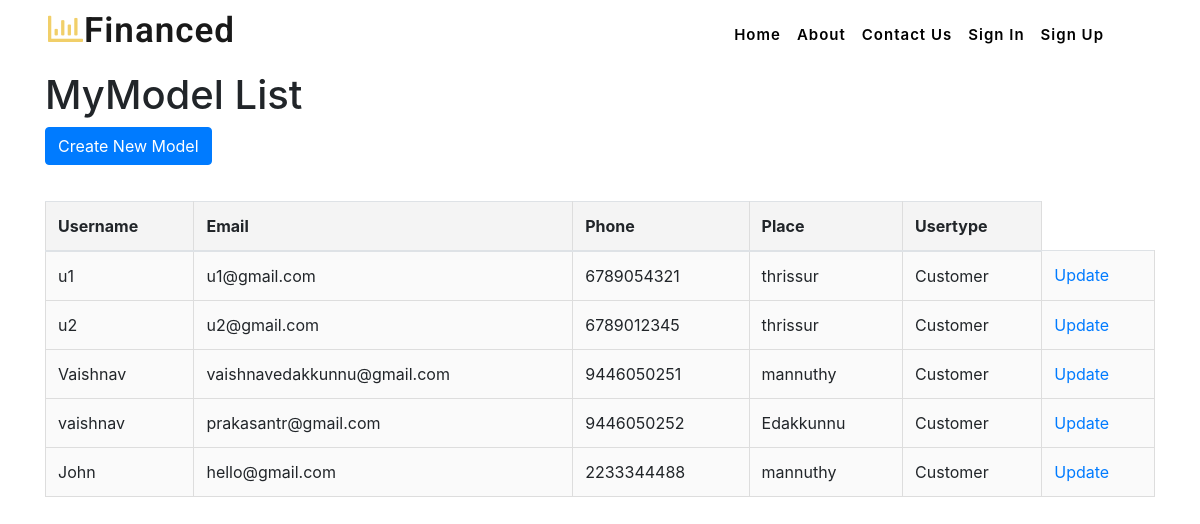
Before: /model_list with the older database file.
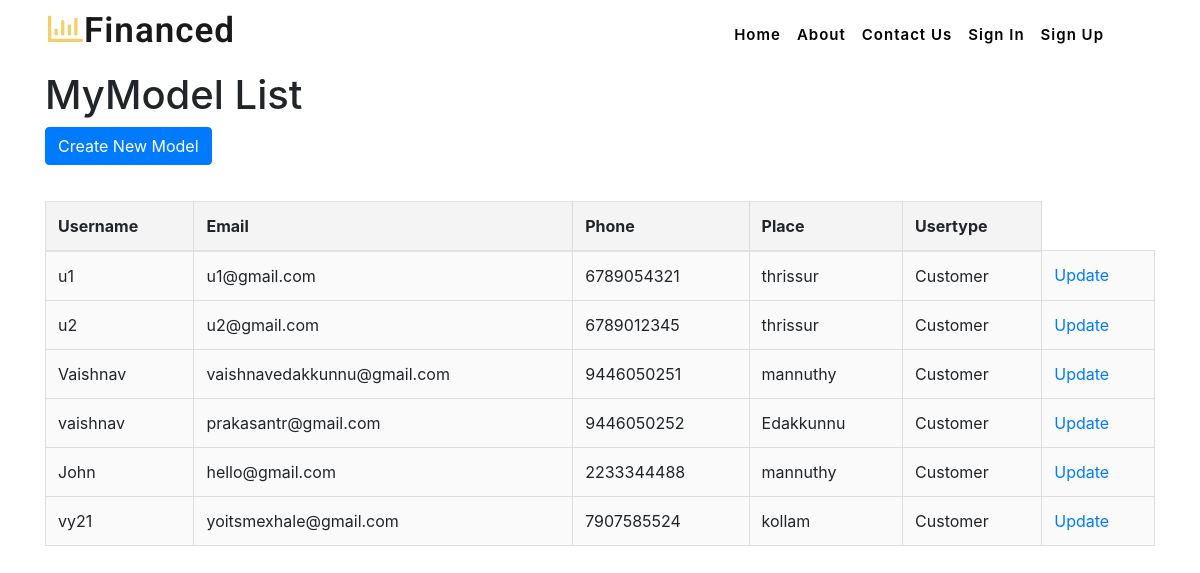
After: the same page with the newer database file.
### user_app/models.py (models this page shows)
class users(AbstractUser):
    usertype = models.IntegerField(default=1)
    DISTRICTS_CHOICES = [
        ('Alappuzha', 'Alappuzha'),
        ('Ernakulam', 'Ernakulam'),
        ('Idukki', 'Idukki'),
        ('Kannur', 'Kannur'),
        ('Kasaragod', 'Kasaragod'),
        ('Kollam', 'Kollam'),
        ('Kottayam', 'Kottayam'),
        ('Kozhikode', 'Kozhikode'),
        ('Malappuram', 'Malappuram'),
        ('Palakkad', 'Palakkad'),
        ('Pathanamthitta', 'Pathanamthitta'),
        ('Thiruvananthapuram', 'Thiruvananthapuram'),
        ('Thrissur', 'Thrissur'),
        ('Wayanad', 'Wayanad'),
    ]
    username = models.CharField(max_length=150, unique=True)
    full_name = models.CharField(max_length=255)
    email = models.EmailField(unique=True)
    address = models.TextField()
    phone = models.CharField(max_length=15)
    place = models.CharField(max_length=100)
    district = models.CharField(max_length=50, choices=DISTRICTS_CHOICES)
    image = models.ImageField(upload_to='profile_images/', null=True, blank=True)

### user_app/views.py (the view)
# urls.py: path('model_list', MyModelListView.as_view(), name='model_list'),
class MyModelListView(ListView):
    model = users
    template_name = 'model_list.html'
    context_object_name = 'mymodels'
    def get_queryset(self):
        return users.objects.filter(is_superuser=False)

### user_app/templates/model_list.html (shortened to what this page needs)
{% load static %}
{% include 'header.html' %}
<!DOCTYPE html>
<html lang="en">
    <head>
        <link href="https://stackpath.bootstrapcdn.com/bootstrap/4.5.2/css/bootstrap.min.css" rel="stylesheet">
    </head>
    <body>
        <div class="container">
            <h1>MyModel List</h1>
            <a href="{% url 'model_create' %}" class="btn btn-primary mb-3">Create New Model</a>
            <table class="table table-striped">
                <thead>
                    <tr>
                        <th>Username</th>
                        <th>Email</th>
                        <th>Phone</th>
                        <th>Place</th>
                        <th>Usertype</th>
                    </tr>
                </thead>
                <tbody>
                    {% for mymodel in mymodels %}
                        <tr>
                            <td>{{ mymodel.username }}</td>
                            <td>{{ mymodel.email }}</td>
                            <td>{{ mymodel.phone }}</td>
                            <td>{{ mymodel.place }}</td>
                            <td> {% if mymodel.usertype == 0 %}
                                Customer
                            {% elif mymodel.usertype == 2 %}
                                Shop Owner
                            {% else %}
                                Unknown
                            {% endif %}</td>
                            <td><a href="{% url 'model_update' mymodel.id %}">Update</a></td>
                        </tr>
                    {% endfor %}
                </tbody>
            </table>
        </div>
    </body>
</html>

### user_app/templates/header.html (shortened to what this page needs)
{% load static %}
<!DOCTYPE html>
<html lang="zxx">
<head>
    <link rel="stylesheet" href="{% static 'css/styles.css' %}">
<link rel="stylesheet" href="{% static 'css/bootstrap.css' %}">
<link rel="stylesheet" href="{% static 'css/personal_report.css' %}">
<link rel="stylesheet" href="{% static 'css/owl.carousel.css' %}" type="text/css" media="all">
<link rel="stylesheet" href="{% static 'css/owl.theme.css' %}" type="text/css" media="all">
<link rel="stylesheet" href="{% static 'css/style.css' %}" type="text/css" media="all">
<link rel="stylesheet" href="{% static 'css/login.css' %}" type="text/css" media="all">
<link rel="stylesheet" href="{% static 'css/reg.css' %}" type="text/css" media="all">
<link rel="stylesheet" href="{% static 'css/tax.css' %}" type="text/css" media="all">
<link rel="stylesheet" href="{% static 'css/fontawesome-all.css' %}">
<link rel="stylesheet" href="{% static 'css/owl.carousel.min.css' %}">
<link rel="stylesheet" href="{% static 'css/owl.theme.default.min.css' %}">
</head>
<body>
	<header>
    <nav class="navbar navbar-expand-lg navbar-light px-sm-5 px-3 py-0">
        <h1>
            <a class="navbar-brand py-2" href="/">
                <i class="far fa-chart-bar"></i>Financed
            </a>
        </h1>
        <div class="collapse navbar-collapse" id="navbarSupportedContent">
            <ul class="navbar-nav ml-auto px-xl-5 px-lg-4 py-4">
                {% if request.session.ut == 0 %}
                    <li class="nav-item ml-3"><a class="nav-link" href="/">Home</a></li>
                    <li class="nav-item ml-3"><a class="nav-link" href="/profile">Profile</a></li>
                    <li class="nav-item ml-3"><a class="nav-link" href="/view_categories">Category</a></li>
                    <li class="nav-item ml-3"><a class="nav-link" href="/tax_slab_list">Tax Slab</a></li>
                    <li class="nav-item ml-3"><a class="nav-link" href="/budget_list">Budget List</a></li>
                    <li class="nav-item ml-3"><a class="nav-link" href="/income_list">List income</a></li>
                    <li class="nav-item ml-3"><a class="nav-link" href="/recurring_list">List recurring</a></li>
                    <li class="nav-item ml-3"><a class="nav-link" href="/list_expense">List Expense</a></li>
                    <li class="nav-item ml-3"><a class="nav-link" href="/chat">Chat</a></li>
                    <li class="nav-item ml-3"><a class="nav-link" href="/report">Personal Report</a></li>
                    <li class="nav-item ml-3"><a class="nav-link" href="/common_report">IT Report</a></li>
                    <li class="nav-item ml-3"><a class="nav-link" href="/logout">Logout</a></li>
                {% else %}
                    <li class="nav-item ml-3" ><a class="nav-link" href="/">Home</a></li>
                    <li class="nav-item ml-3"><a class="nav-link" href="financial_services.html">About</a></li>
                    <li class="nav-item ml-3"><a class="nav-link" href="/contact">Contact Us</a></li>
                    <li class="nav-item ml-3" ><a class="nav-link" href="/login">Sign In</a></li>
                    <li class="nav-item ml-3" ><a class="nav-link" href="/register">Sign Up</a></li>
                {% endif %}
            </ul>
        </div>
    </nav>
</header>

### user_app/static/css/styles.css (style rules this page uses)
body { padding: 0; margin: 0; background: #FFF; font-family: 'Lato', sans-serif; }
body a { transition: 0.5s all; -webkit-transition: 0.5s all; -moz-transition: 0.5s all; -o-transition: 0.5s all; -ms-transition: 0.5s all; text-decoration: none; }
h1, h2, h3, h4, h5, h6 { margin: 0; padding: 0; font-family: 'Roboto', sans-serif; }
ul, ol { margin: 0; padding: 0; }
a.navbar-brand { font-family: 'Roboto', sans-serif; color: #000000; letter-spacing: 1px; font-size: 35px; font-weight: 600; }
.navbar-light .navbar-brand { color: #000000; }
a.navbar-brand i { color: #f1cf69; }
ul.navbar-nav { background: transparent; }
a.nav-link { padding: 0 !important; }
a.nav-link { padding: 0 !important; font-size: 15px; font-weight: 600; letter-spacing: 1px; color: #000000 !important; }

### user_app/static/css/personal_report.css (style rules this page uses)
body { font-family: Arial, sans-serif; }
table { width: 100%; border-collapse: collapse; }
th, td { padding: 10px; text-align: left; border: 1px solid #ddd; }
th { background-color: #f2f2f2; }
td { background-color: #fafafa; }
th, td { text-align: center; }

### user_app/static/css/tax.css (style rules this page uses)
table { width: 100%; border-collapse: collapse; margin: 20px 0; }
th, td { padding: 12px; text-align: left; border: 1px solid #ddd; }
th { background-color: #f4f4f4; }
tr:nth-child(even) { background-color: #f9f9f9; }

Changed rows visible on the page:
added users: username "vy21", email "yoitsmexhale@gmail.com", phone "7907585524", place "kollam", usertype "Customer"
